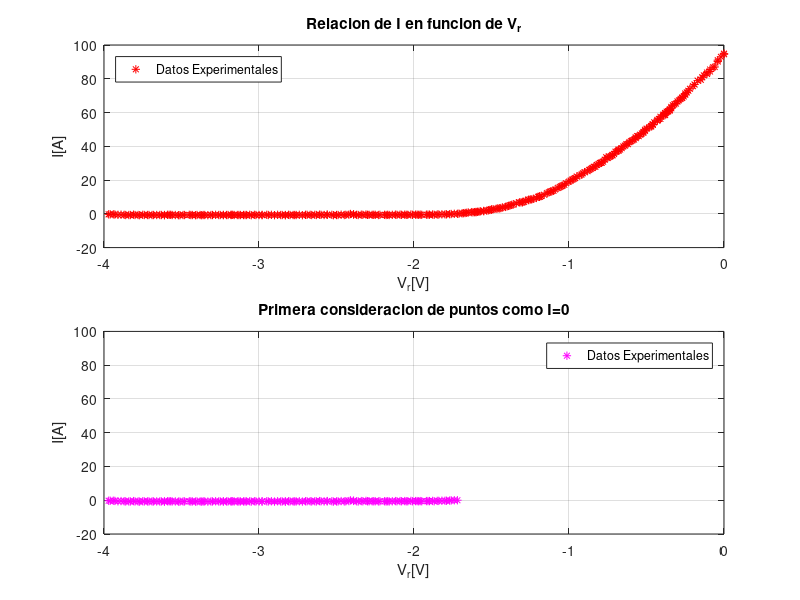
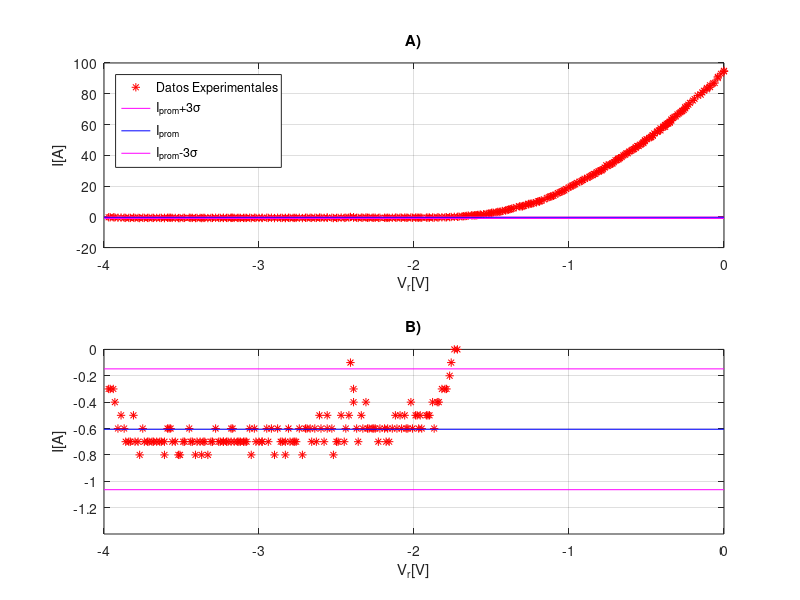
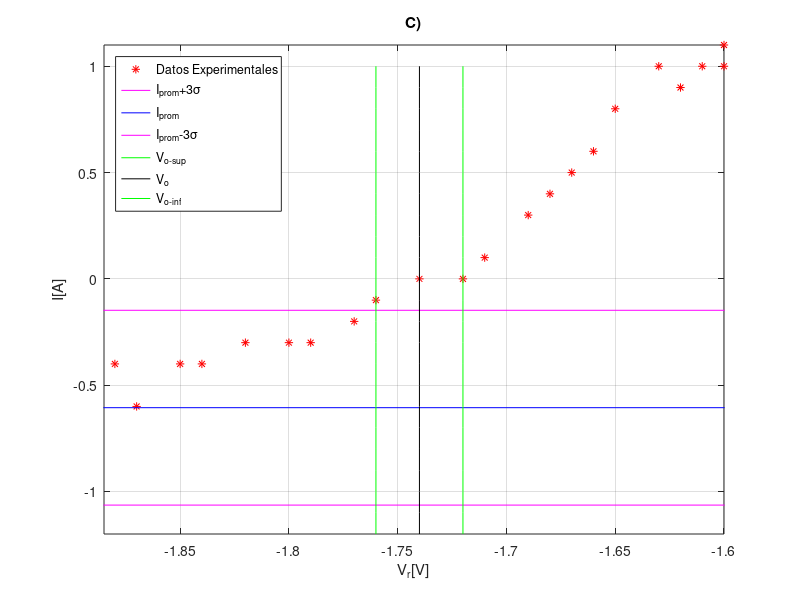

Here is the MATLAB script that generated these plots, in order:
clear all; close all; 
Vr = [0	0	-0.02	-0.04	-0.04	-0.06	-0.07	-0.09	-0.09	-0.11	-0.11	-0.13	-0.14	-0.15	-0.17	-0.19	-0.2	-0.22	-0.23	-0.24	-0.25	-0.25	-0.26	-0.27	-0.27	-0.28	-0.29	-0.3	-0.31	-0.32	-0.33	-0.34	-0.34	-0.35	-0.35	-0.35	-0.36	-0.36	-0.37	-0.38	-0.38	-0.38	-0.39	-0.39	-0.41	-0.41	-0.42	-0.43	-0.43	-0.45	-0.46	-0.46	-0.46	-0.47	-0.47	-0.48	-0.5	-0.51	-0.51	-0.52	-0.52	-0.53	-0.54	-0.55	-0.56	-0.57	-0.57	-0.58	-0.59	-0.6	-0.61	-0.62	-0.63	-0.64	-0.65	-0.66	-0.67	-0.68	-0.68	-0.69	-0.7	-0.71	-0.72	-0.72	-0.73	-0.74	-0.75	-0.76	-0.77	-0.78	-0.79	-0.79	-0.8	-0.81	-0.82	-0.83	-0.84	-0.85	-0.86	-0.87	-0.88	-0.9	-0.91	-0.92	-0.93	-0.95	-0.96	-0.97	-0.98	-0.99	-1	-1.02	-1.03	-1.04	-1.05	-1.06	-1.07	-1.09	-1.1	-1.11	-1.12	-1.13	-1.14	-1.16	-1.18	-1.19	-1.19	-1.19	-1.2	-1.21	-1.23	-1.24	-1.25	-1.26	-1.26	-1.28	-1.29	-1.3	-1.31	-1.32	-1.34	-1.36	-1.37	-1.38	-1.39	-1.4	-1.41	-1.43	-1.44	-1.45	-1.46	-1.47	-1.49	-1.5	-1.5	-1.51	-1.52	-1.53	-1.55	-1.55	-1.57	-1.58	-1.59	-1.6	-1.6	-1.61	-1.62	-1.63	-1.65	-1.66	-1.67	-1.68	-1.69	-1.71	-1.72	-1.74	-1.76	-1.77	-1.79	-1.8	-1.82	-1.84	-1.85	-1.87	-1.88	-1.9	-1.91	-1.92	-1.95	-1.96	-1.97	-1.98	-1.99	-2.01	-2.02	-2.04	-2.05	-2.06	-2.08	-2.09	-2.11	-2.12	-2.14	-2.16	-2.17	-2.18	-2.19	-2.22	-2.23	-2.25	-2.26	-2.27	-2.29	-2.3	-2.31	-2.33	-2.34	-2.36	-2.37	-2.39	-2.39	-2.41	-2.42	-2.44	-2.45	-2.47	-2.49	-2.5	-2.52	-2.53	-2.56	-2.56	-2.58	-2.6	-2.61	-2.63	-2.64	-2.66	-2.67	-2.69	-2.7	-2.72	-2.74	-2.76	-2.77	-2.78	-2.8	-2.81	-2.83	-2.83	-2.85	-2.86	-2.88	-2.9	-2.92	-2.94	-2.95	-2.98	-2.98	-3	-3.02	-3.03	-3.05	-3.06	-3.08	-3.09	-3.1	-3.12	-3.13	-3.14	-3.16	-3.17	-3.18	-3.18	-3.2	-3.21	-3.23	-3.23	-3.25	-3.26	-3.28	-3.3	-3.31	-3.33	-3.35	-3.36	-3.37	-3.38	-3.4	-3.41	-3.43	-3.44	-3.45	-3.48	-3.49	-3.51	-3.52	-3.54	-3.56	-3.57	-3.58	-3.59	-3.61	-3.61	-3.63	-3.64	-3.66	-3.68	-3.69	-3.71	-3.72	-3.74	-3.75	-3.77	-3.78	-3.8	-3.81	-3.83	-3.84	-3.86	-3.87	-3.89	-3.91	-3.93	-3.94	-3.96	-3.97];
I  = [94.9	94.5	93	91	90.2	87	86.8	85.5	84.3	83.7	82.9	82	80.9	79.4	78.9	76.6	75.6	74.1	72.9	71.9	71.3	70.5	69.5	68.9	68.6	68.1	67.2	66.6	65.3	64.9	64.3	63.3	62.5	61.9	61.5	61.2	60.8	60.7	60.5	59.7	59.4	58.5	58.8	58.4	57.5	56.2	56.2	55.6	55.1	54.2	52.8	52.8	53	52	51.7	51.4	50.4	49.8	49.2	48.5	47.9	47.6	46.9	46	46	45.3	44.8	44	43.6	43	42.5	41.3	41.3	40.4	39.9	38.9	38.1	38.1	37.4	37	36.8	35.5	34.9	34.6	34.2	33.7	33.1	33.5	32	30.9	30.4	30.2	30.1	29.5	29	27.8	27.9	27.1	26.6	26	25.3	24.7	24	23.2	22.8	22.1	21.1	20.7	20.3	19.6	19.1	18.1	17.2	16.8	16.3	15.9	15.4	14.4	13.7	13.4	13.2	12.7	12.3	11.3	10.5	10.2	10.1	10.2	10.1	9.4	8.9	8.6	8.5	8.4	8.1	7.8	7.1	6.8	6.8	6.8	6.3	5.5	5.3	5	4.7	4.4	4.1	3.8	3.4	3.2	3.2	3	2.7	2.5	2.5	2.3	2.1	1.9	1.7	1.6	1.5	1.3	1.2	1.1	1	1	0.9	1	0.8	0.6	0.5	0.4	0.3	0.1	0	0	-0.1	-0.2	-0.3	-0.3	-0.3	-0.4	-0.4	-0.6	-0.4	-0.5	-0.5	-0.5	-0.6	-0.5	-0.6	-0.5	-0.5	-0.6	-0.4	-0.6	-0.6	-0.5	-0.6	-0.5	-0.6	-0.5	-0.6	-0.7	-0.6	-0.7	-0.6	-0.6	-0.7	-0.6	-0.6	-0.6	-0.6	-0.6	-0.4	-0.6	-0.5	-0.7	-0.6	-0.4	-0.3	-0.1	-0.5	-0.6	-0.7	-0.5	-0.7	-0.7	-0.8	-0.6	-0.5	-0.6	-0.7	-0.6	-0.5	-0.7	-0.6	-0.7	-0.6	-0.6	-0.6	-0.8	-0.6	-0.7	-0.7	-0.7	-0.7	-0.6	-0.8	-0.7	-0.7	-0.7	-0.6	-0.8	-0.6	-0.7	-0.6	-0.7	-0.7	-0.7	-0.7	-0.6	-0.8	-0.6	-0.7	-0.7	-0.7	-0.7	-0.7	-0.7	-0.7	-0.6	-0.7	-0.6	-0.7	-0.7	-0.7	-0.7	-0.7	-0.7	-0.6	-0.7	-0.7	-0.8	-0.7	-0.7	-0.8	-0.7	-0.7	-0.8	-0.7	-0.7	-0.6	-0.7	-0.7	-0.8	-0.8	-0.7	-0.7	-0.6	-0.6	-0.6	-0.8	-0.7	-0.7	-0.7	-0.7	-0.7	-0.7	-0.7	-0.7	-0.7	-0.6	-0.8	-0.7	-0.7	-0.5	-0.7	-0.7	-0.7	-0.6	-0.5	-0.6	-0.4	-0.3	-0.3	-0.3];
volmax = -1.72; %%%%%%%%%%%%%%%%%%%% se selecciona el valor de voltaje hasta el que se considera, inicialmente, que esta el 0
N=find(Vr == volmax);
n = 0; sum = 0; x(1) = 0; y(1) = 0;
for n = N:size(Vr,2)
  x(n-(N-1)) = Vr(n);
  y(n-(N-1)) = I(n);
end

prom=mean(y)
destan=std(y)
size(y,2)
xx = -4:1:0;
yysup = (prom+3*destan)*ones(1,5);
yyprom = (prom)*ones(1,5);
yyinf = (prom-3*destan)*ones(1,5);

xf1= -1.76*ones(1,23);
yf1= -1.2:0.1:1;
xf2= -1.74*ones(1,23);
yf2= -1.2:0.1:1;
xf3= -1.72*ones(1,23);
yf3= -1.2:0.1:1;
figure(1);clf;
%%%%%%%%%%%%%%%%%%%%%%%%%%%%%%%%%%%%%%%%%%%%%%%%%%%%%%%%%%%%%%%%%%%%%%
subplot(2,2,1:2)
plot (Vr,I,'r*');grid on;
xlabel('V_{r}[V]');ylabel('I[A]');
legend('Datos Experimentales','Location','northwest')
title('Relacion de I en funcion de V_{r}')
%%%%%%%%%%%%%%%%%%%%%%%%%%%%%%%%%%%%%%%%%%%%%%%%%%%%%%%%%%%%%%%%%%%%%%
subplot(2,2,3:4)
plot (x,y,'m*');grid on;
axis([-4 0 -20 100])
xlabel('V_{r}[V]');ylabel('I[A]');
legend('Datos Experimentales')
title('Primera consideracion de puntos como I=0')

figure(2);clf;
%%%%%%%%%%%%%%%%%%%%%%%%%%%%%%%%%%%%%%%%%%%%%%%%%%%%%%%%%%%%%%%%%%%%%%
subplot(2,1,1)
plot (Vr,I,'r*',xx,yysup,'m-',xx,yyprom,'b-',xx,yyinf,'m-');grid on;
axis([-4 0 -20 100])
title('A)')
xlabel('V_{r}[V]');ylabel('I[A]');
legend('Datos Experimentales','I_{prom}+3\sigma','I_{prom}','I_{prom}-3\sigma','Location','northwest')
%%%%%%%%%%%%%%%%%%%%%%%%%%%%%%%%%%%%%%%%%%%%%%%%%%%%%%%%%%%%%%%%%%%%%%
subplot(2,1,2)
plot (Vr,I,'r*',xx,yysup,'m-',xx,yyprom,'b-',xx,yyinf,'m-');grid on;
title('B)')
xlabel('V_{r}[V]');ylabel('I[A]');
axis([-4 0 -1.4 0])
%%%%%%%%%%%%%%%%%%%%%%%%%%%%%%%%%%%%%%%%%%%%%%%%%%%%%%%%%%%%%%%%%%%%%%
figure(3);clf;
plot (Vr,I,'r*',xx,yysup,'m-',xx,yyprom,'b-',xx,yyinf,'m-',xf1,yf1,'g',xf2,yf2,'k',xf3,yf3,'g');grid on;
title('C)')
axis([-1.885 -1.6 -1.2 1.1])
xlabel('V_{r}[V]');ylabel('I[A]');
legend('Datos Experimentales','I_{prom}+3\sigma','I_{prom}','I_{prom}-3\sigma','V_{o-sup}','V_{o}','V_{o-inf}','Location','northwest')